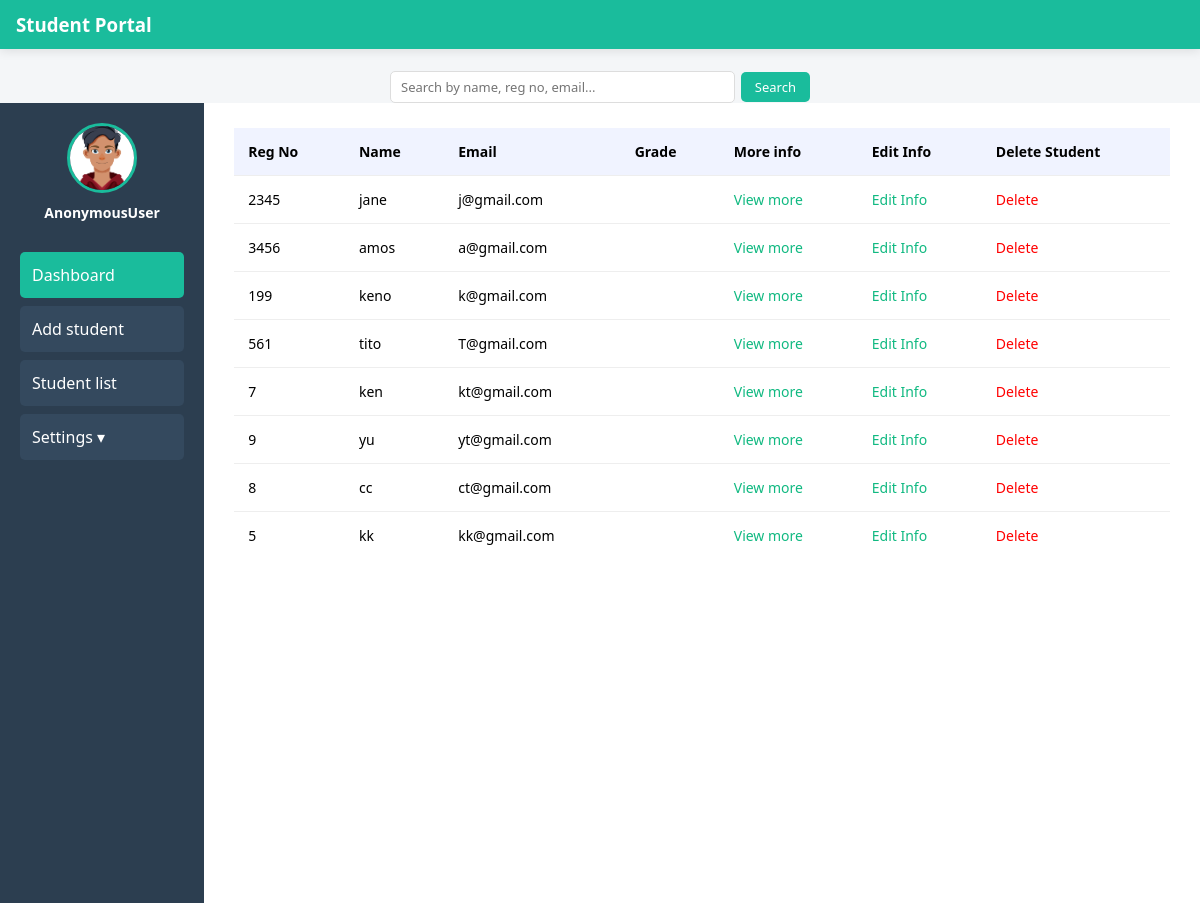
Screenshot of /student_list with the database file from the repository.
### portal/models.py (models this page shows, shortened)
class Student(models.Model):
    reg_no = models.CharField(max_length=50, unique=True)
    name = models.CharField(max_length=100)
    email = models.EmailField()
    grade= models.CharField(max_length=100, blank=True)
    fee_paid = models.CharField(max_length=100, blank=True)
    arrears = models.CharField(max_length=100, blank=True)
    assessment_no=models.CharField(max_length=100, blank=True)
    UPI=models.CharField(max_length=100, blank=True)
    Parent_contact = models.CharField(max_length=100, blank=True)

### portal/views.py (the view, shortened to what this page needs)
# urls.py: path('student_list', views.student_list, name='student_list'),
def student_list(request):
    query = request.GET.get('q')
    students = Student.objects.all()
    return render(request, 'student_list.html', {
        'students': students,
        'query': query
    })

### portal/templates/student_list.html (shortened to what this page needs)
{%include 'main.html'%}
{%load static%}
   {% block content %}
<div class="table-container">
<div class="table-wrapper">
        <table class="students-table">
            <thead>
    <tr>
        <th>Reg No</th>
        <th>Name</th>
        <th>Email</th>
        <th>Grade</th>
        <th>More info</th>
        <th>Edit Info</th>
        <th>Delete Student</th>
    </tr>
    </thead>
 <tbody>
    {% for Student in students %}
    <tr>
        <td>{{ Student.reg_no }}</td>
        <td>{{ Student.name }}</td>
        <td>{{ Student.email }}</td>
        <td>{{ Student.grade}}</td>
         <td><a style="color: #10b981;;" class="btn btn--main" href="{% url 'profile'  Student.id %}">View more</a></td>
         <td><a style="color: #10b981;;" class="btn btn--main"  href="{% url 'updateStudent'  Student.id %}">Edit Info</a></td>
         <td><a style="color: red;" class="btn btn--main" href="{% url 'deleteStudent'  Student.id %}">Delete</a></td>
    </tr>
    {% empty %}
    <tr>
        <td colspan="4">No results found</td>
    </tr>
    {% endfor %}
    </tbody>
</table>
</div>
</div>
{%endblock%}

### portal/templates/main.html (shortened to what this page needs)
{%block content%}
{%load static%}
<head>
<body>
    <link rel="stylesheet" href="style.css">
<div class="topbar">
    <h3>Student Portal</h3>
</div>
    </head>
<form method="get" action="{% url 'student_list' %}" class="search-bar">
    <input
        type="text"
        name="q"
        placeholder="Search by name, reg no, email..."
        value="{{ query|default:'' }}"
    >
    <button type="submit">Search</button>
</form>
<body>
<div class="container">
    <div class="sidebar" id="sidebar">
          <div class="user-box">
            <img src="{% static 'images/avatar.jpg' %}" class="avatar">
            <h4>{{request.user}}</h4>
        </div>
      <a href="{% url 'dashboard' %}" class="active">Dashboard</a>
        <a href="{% url 'add' %}">Add student</a>
        <a href="{% url 'student_list' %}">Student list</a>
<div class="sidebar-dropdown">
<a href="javascript:void(0)" onclick="toggleStudents()" class="dropdown-toggle">
    Settings ▾
</a>
</div>
</div>
    </body>
</body>
{%endblock%}

### portal/templates/style.css (style rules this page uses)
* { margin: 0; padding: 0; box-sizing: border-box; font-family: 'Segoe UI', sans-serif; }
body { background: #f4f6f8; }
.container { display: flex; min-height: 100vh; }
.sidebar { width: 250px; background: #2c3e50; color: #fff; padding: 20px; }
.sidebar { width: 240px; background: #2c3e50; color: #fff; padding: 20px; }
.sidebar a { display: block; padding: 12px; margin: 8px 0; background: #34495e; color: white; text-decoration: none; border-radius: 5px; }
.sidebar a:hover, .sidebar a.active { background: #1abc9c; }
.topbar { display: none; background: white; padding: 15px; box-shadow: 0 2px 10px rgba(0,0,0,0.1); align-items: center; justify-content: space-between; }
.avatar { width: 80px; height: 80px; border-radius: 50%; object-fit: cover; border: 3px solid #1abc9c; margin: 0 auto 15px; display: block; }
.user-box { text-align: center; margin-bottom: 30px; }
.user-box h4 { margin-top: 10px; font-size: 14px; }

### portal/templates/main.html (style rules this page uses)
* { margin: 0; padding: 0; box-sizing: border-box; font-family: 'Segoe UI', sans-serif; }
body { background: #f4f6f8; }
.container { display: flex; min-height: 100vh; }
.sidebar { width: 250px; background: #2c3e50; color: #fff; padding: 20px; }
.sidebar { width: 240px; background: #2c3e50; color: #fff; padding: 20px; }
.sidebar a { display: block; padding: 12px; margin: 8px 0; background: #34495e; color: white; text-decoration: none; border-radius: 5px; }
.sidebar a:hover, .sidebar a.active { background: #1abc9c; }
.topbar { display: none; background: #1abc9c; padding: 15px; box-shadow: 0 2px 10px rgba(0,0,0,0.1); align-items: center; justify-content: space-between; }
.avatar { width: 70px; height: 70px; border-radius: 50%; border: 3px solid #1abc9c; margin-bottom: 10px; }
.user-box { text-align: center; margin-bottom: 30px; }
.search-bar { display: flex; align-items: center; gap: 6px; margin: 0 auto 14px auto; max-width: 420px; justify-content: center; margin-bottom: 0px; }
.search-bar input { flex: 1; padding: 6px 10px; border: 1px solid #ddd; border-radius: 5px; font-size: 13px; outline: none; }
.search-bar button { padding: 6px 14px; background: #1abc9c; color: white; border: none; border-radius: 5px; font-size: 13px; cursor: pointer; }
.topbar { display: flex; align-items: center; padding: 12px 16px; background: #1abc9c; color: white; }

### portal/templates/student_list.html (style rules this page uses)
a { text-decoration: none; }
.table-container { width: 100%; min-height: calc(100vh - 80px); margin: 0; background: #ffffff; padding: 25px 30px; border-radius: 0; box-shadow: none; }
.table-wrapper { overflow-x: auto; }
.students-table { width: 100%; border-collapse: collapse; }
.students-table th { background: #f0f3ff; padding: 14px; text-align: left; font-size: 14px; }
.students-table td { padding: 14px; border-top: 1px solid #eee; font-size: 14px; }

### rows the page displays
Student: reg_no "2345", name "jane", email "j@gmail.com"
Student: reg_no "3456", name "amos", email "a@gmail.com"
Student: reg_no "199", name "keno", email "k@gmail.com"
Student: reg_no "561", name "tito", email "T@gmail.com"
Student: reg_no "7", name "ken", email "kt@gmail.com"
Student: reg_no "9", name "yu", email "yt@gmail.com"
Student: reg_no "8", name "cc", email "ct@gmail.com"
Student: reg_no "5", name "kk", email "kk@gmail.com"

### other values shown
{{ request.user }} "AnonymousUser"
